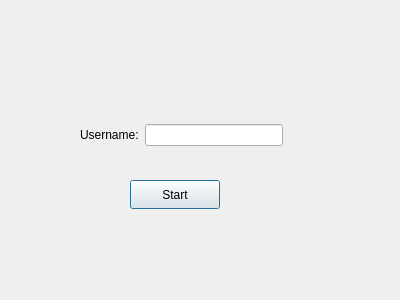
<?xml version="1.0" encoding="UTF-8"?>
<ui version="4.0">
 <class>HomeDialog</class>
 <widget class="QDialog" name="HomeDialog">
  <property name="geometry">
   <rect>
    <x>0</x>
    <y>0</y>
    <width>400</width>
    <height>300</height>
   </rect>
  </property>
  <property name="windowTitle">
   <string>Dialog</string>
  </property>
  <widget class="QPushButton" name="startButton">
   <property name="geometry">
    <rect>
     <x>130</x>
     <y>180</y>
     <width>90</width>
     <height>29</height>
    </rect>
   </property>
   <property name="text">
    <string>Start</string>
   </property>
  </widget>
  <widget class="QWidget" name="">
   <property name="geometry">
    <rect>
     <x>80</x>
     <y>120</y>
     <width>203</width>
     <height>30</height>
    </rect>
   </property>
   <layout class="QHBoxLayout" name="horizontalLayout">
    <item>
     <widget class="QLabel" name="label">
      <property name="text">
       <string>Username:</string>
      </property>
     </widget>
    </item>
    <item>
     <widget class="QLineEdit" name="nameInput"/>
    </item>
   </layout>
  </widget>
 </widget>
 <resources/>
 <connections/>
</ui>
